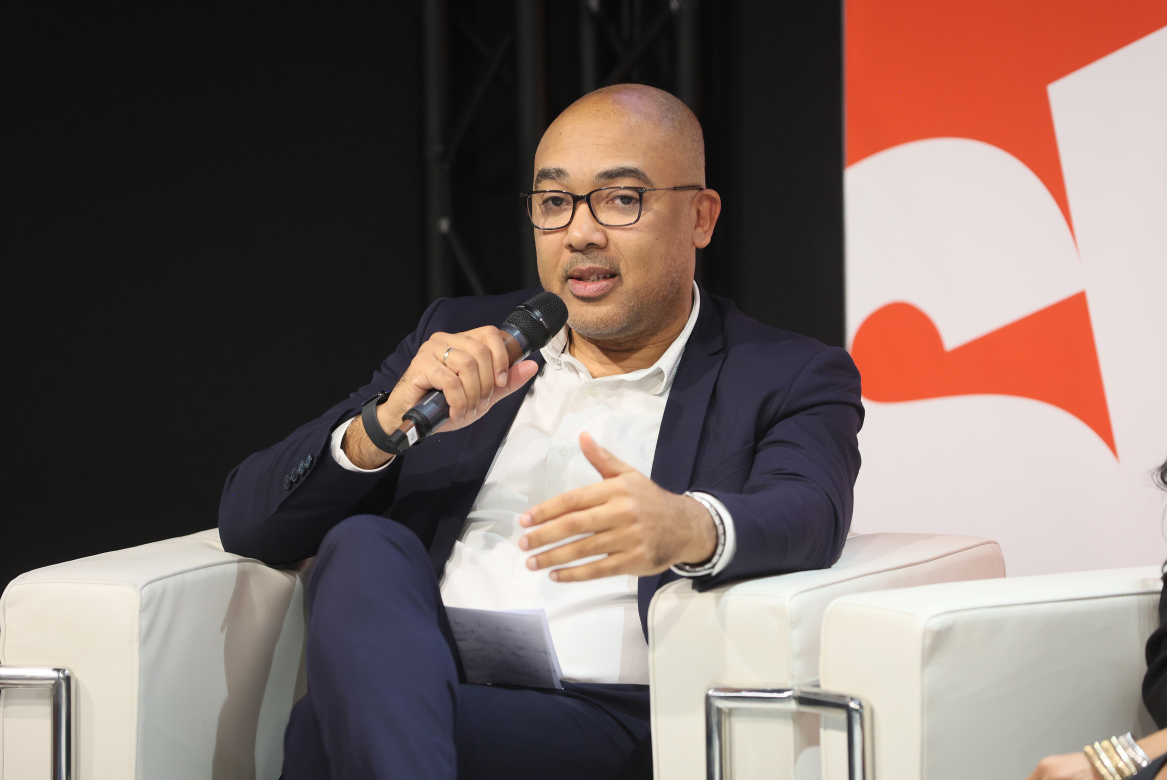
#> input picture images/54907620908_f7c872f825_o.jpg, 3500 x 2340 px (shown at 1/3 size)
$ python build_governance_framework.py
#> lines starting #> are read from the running program, lines starting #| are printed output that depends on the picture; after the words box and inside, x2 and y2 are one past the last pixel; in counts of white or black regions, pixels touching at a corner belong together
"""Build the public A4 governance framework and its optimized footer portrait.

This is a CI/build artifact, never generated by Streamlit request handling.
The framework is real vector text/geometry plus one compact, genuine portrait.
"""
from __future__ import annotations

from pathlib import Path
from tempfile import TemporaryDirectory
from fpdf import FPDF
from PIL import Image, ImageOps, ImageDraw

ROOT = Path(__file__).resolve().parents[1]
SOURCE = ROOT / "images" / "54907620908_f7c872f825_o.jpg"
PDF_PATH = ROOT / "static" / "ai-data-governance-framework-a4.pdf"
AVATAR_PATH = ROOT / "static" / "governance-avatar.webp"
NAVY=(6,29,46); MID=(12,50,72); CARD=(12,45,65)
EDGE=(47,104,128); CYAN=(103,224,240); PALE=(218,242,249)
WHITE=(249,253,255); MUTED=(181,211,222)

def portrait(source: Path, destination: Path, size: int=320) -> None:
#> called with size = 320
    with Image.open(source) as raw:
#> raw is the input picture: PIL image 3500x2340 RGB; mean R, G, B 121.4, 105.8, 101.1
        image=raw.convert("RGB")
        w,h=image.size
#> w = 3500; h = 2340
        # Source photo depicts Jair speaking at a public leadership event.
        x1,y1,x2,y2=[int(v) for v in (w*.37,h*.12,w*.69,h*.60)]
#> x1 = 1295; y1 = 280; x2 = 2415; y2 = 1404
        extent=min(x2-x1,y2-y1)
#> extent = 1120
        center=((x1+x2)//2,(y1+y2)//2)
#> center = (1855, 842)
        crop=(center[0]-extent//2,center[1]-extent//2,
              center[0]+extent//2,center[1]+extent//2)
#> crop = (1295, 282, 2415, 1402)
        result=ImageOps.fit(image.crop(crop),(size,size),Image.Resampling.LANCZOS)
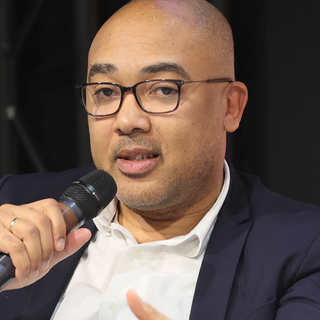
#> result: PIL image 320x320 RGB; mean R, G, B 104.4, 86.8, 78.3
        alpha=Image.new("L",(size,size))
#> alpha: PIL image 320x320 L; every value is 0
        ImageDraw.Draw(alpha).ellipse((2,2,size-3,size-3),fill=255)
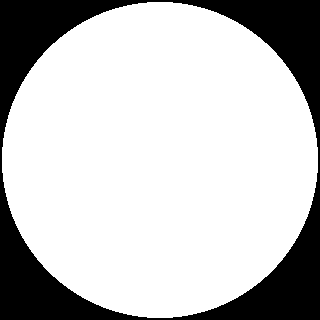
#> alpha: PIL image 320x320 L; 76.5% white; 1 black region, box (x1, y1, x2, y2) and area: (0, 0, 320, 320) 24016
        result=result.convert("RGBA");result.putalpha(alpha)
#> after `result.putalpha(alpha)`:
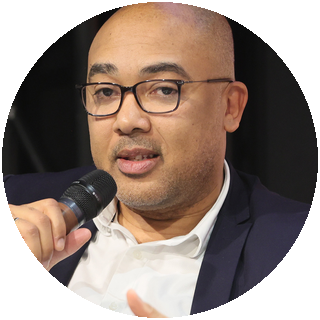
#> result: PIL image 320x320 RGBA; mean R, G, B, A 104.4, 86.8, 78.3, 195.2; transparent parts drawn white
        destination.parent.mkdir(parents=True,exist_ok=True)
        if destination.suffix==".webp":
            result.save(destination,"WEBP",quality=84,method=6)
        else:
            result.save(destination,"PNG",optimize=True)

class Diagram(FPDF):
    def box(self,x,y,w,h,fill=CARD,border=EDGE,r=2.1):
        self.set_fill_color(*fill);self.set_draw_color(*border)
        self.set_line_width(.19)
        self.rect(x,y,w,h,style="DF",round_corners=True,corner_radius=r)
    def txt(self,x,y,t,sz=7,col=WHITE,bold=False):
        self.set_font("Dv","B" if bold else "",sz)
        self.set_text_color(*col);self.set_xy(x,y)
        self.cell(0,sz*.41,text=t)
    def caption(self,x,y,w,t,size=7,color=MUTED,lead=3.4):
        self.set_font("Dv","",size);self.set_text_color(*color)
        self.set_xy(x,y);self.multi_cell(w,lead,text=t)
    def rule(self,x1,y,x2,color=EDGE):
        self.set_draw_color(*color);self.set_line_width(.18);self.line(x1,y,x2,y)
    def section(self,x,y,n,title):
        self.txt(x,y,n,6.6,CYAN,True)
        self.txt(x+11,y,title,7.3,WHITE,True)
        self.rule(x,y+5,x+40)

def build() -> tuple[Path,Path]:
    if not SOURCE.is_file():
        raise FileNotFoundError(SOURCE)
    PDF_PATH.parent.mkdir(parents=True,exist_ok=True)
    portrait(SOURCE,AVATAR_PATH)
    with TemporaryDirectory() as tmp:
        photo=Path(tmp)/"portrait.png";portrait(SOURCE,photo)
#> (the run stopped early here; a loop or call above may not have finished)

$ run again, with images/54549047980_f668a9ffde_o Copy.JPG copied over images/54907620908_f7c872f825_o.jpg
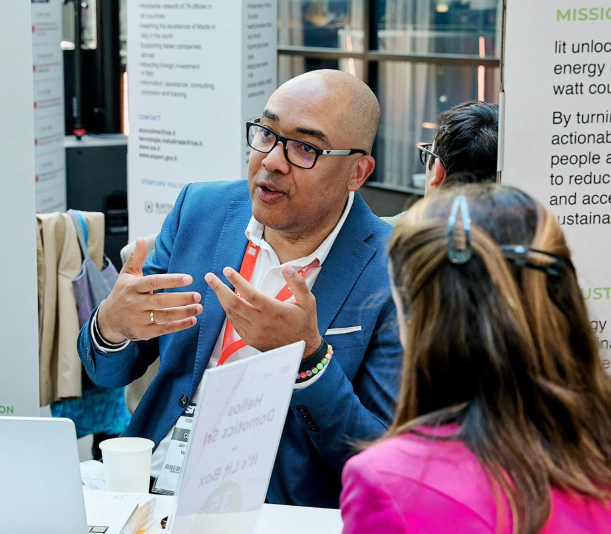
#> input picture images/54549047980_f668a9ffde_o Copy.JPG, 1221 x 1067 px (shown at 1/2 size)
#> in portrait, raw is the input picture: PIL image 1221x1067 RGB; mean R, G, B 130.9, 127.3, 135.1
#> in portrait, `result=ImageOps.fit(image.crop(crop),(size,size),Image.Resampling.LANC..`:
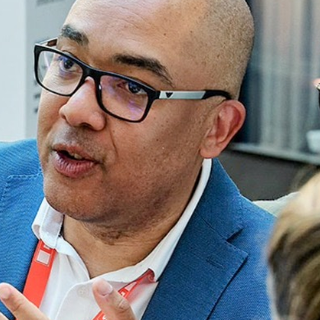
#> result: PIL image 320x320 RGB; mean R, G, B 128.4, 121.5, 121.2
#> in portrait, `result.putalpha(alpha)`:
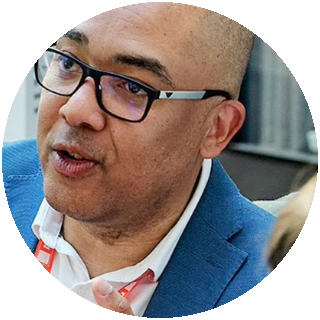
#> result: PIL image 320x320 RGBA; mean R, G, B, A 128.4, 121.5, 121.2, 195.2; transparent parts drawn white

$ run again, with images/92A1E13A-B3D2-4153-92B4-836861F9995C.jpg copied over images/54907620908_f7c872f825_o.jpg
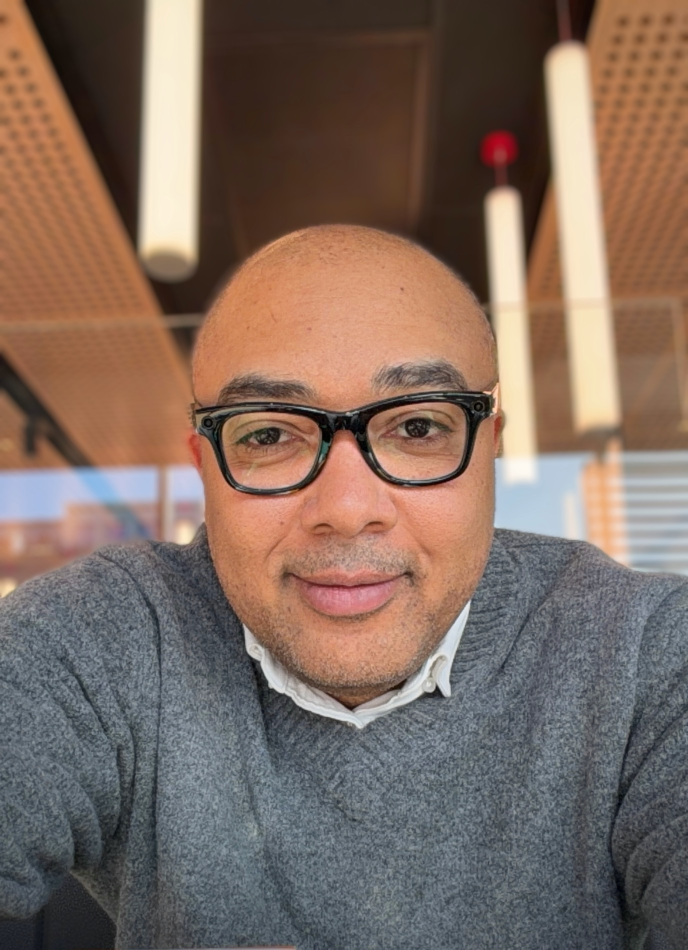
#> input picture images/92A1E13A-B3D2-4153-92B4-836861F9995C.jpg, 1376 x 1899 px (shown at 1/2 size)
#> in portrait, raw is the input picture: PIL image 1376x1899 RGB; mean R, G, B 126.8, 106.6, 95.8
#> in portrait, `result=ImageOps.fit(image.crop(crop),(size,size),Image.Resampling.LANC..`:
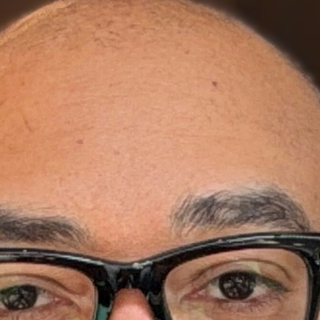
#> result: PIL image 320x320 RGB; mean R, G, B 170.5, 121.6, 95.2
#> in portrait, `result.putalpha(alpha)`:
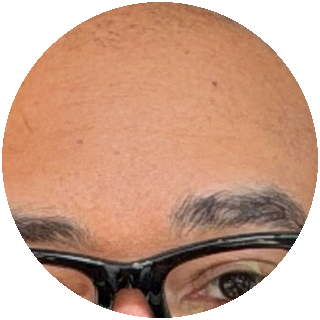
#> result: PIL image 320x320 RGBA; mean R, G, B, A 170.5, 121.6, 95.2, 195.2; transparent parts drawn white
